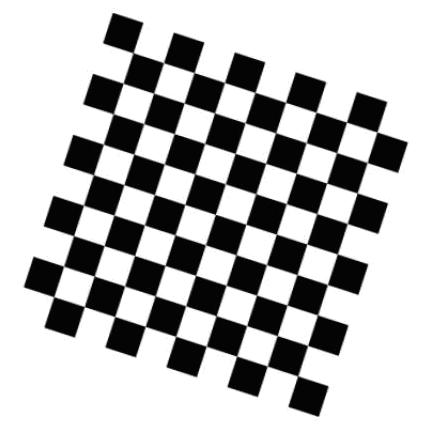
%> input picture 现代数字图像处理技术提高及应用案例详解(Matlab版)----源码/1.3 图像的边缘检测/qipan.JPG, 426 x 434 px
$ octave ex8.m   (GNU Octave 9; MATLAB toolbox functions it lacks are replaced by stand-ins)
%> lines starting %> are read from the running program, lines starting %| are printed output that depends on the picture
% 输入图像，并将其转化成灰度图像
I=imread('qipan.jpg');
%> I is the input picture: size 434x426x3 uint8; min 0, max 255, mean 184.8
I=rgb2gray(I);
%> I: size 434x426 uint8
% 构造卷积核

F2=[-1 -1 0 0 -1
     0 0 1 1 1];
% 进行卷积运算
A=conv2(double(I),double(F2));
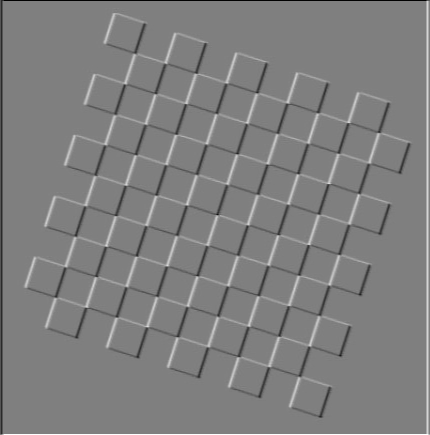
%> A: size 435x430 double; min -765, max 765, mean 0; drawn with min black and max white
% 转换成8位无符号整型并显示
A=uint8(A);
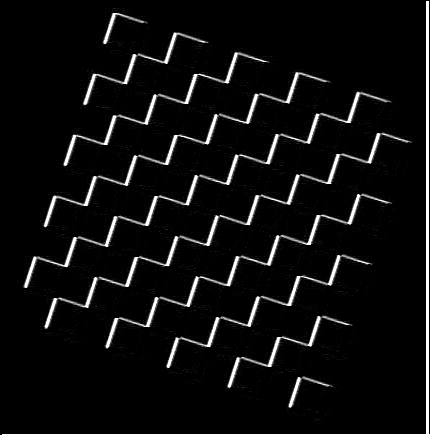
%> A: size 435x430 uint8; min 0, max 255, mean 14.1
imshow(A)
